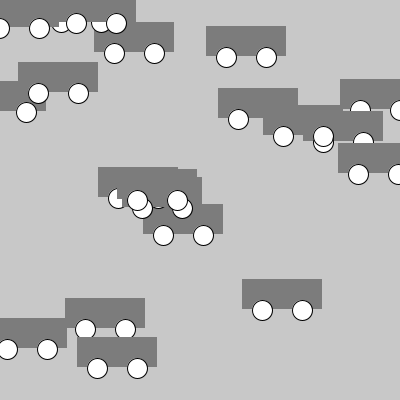
Frame 1 (no input)
Frame 60 (the mouse pressed at the canvas centre just before this capture): identical to frame 1, image omitted
Frame 120 (the mouse held since frame 60 and released just before this capture): identical to frame 1, image omitted

The Processing sketch that drew this single still picture (run headless with seeded random() and noise(); from frame 60 on, the mouse is pressed at the canvas centre):

// Processing sketch: Es_1_6_7
// ── Es_1_6_7.pde
Car c[] = new Car [20];

void setup(){
  size(400, 400);
  for(int i=0; i<20; i++){
    c[i] = new Car((int)random(width), (int)random(height));
  }
}

void draw(){
  background(200);
  for(int j=0; j<c.length; j++){
    c[j].draw();
  }
}
// ── Car.pde
class Car{
  private int x;
  private int y;
  
  public Car(int x, int y){
    this.x = x;
    this.y = y;
  }
  
  public void position(int x, int y){
    this.x = x;
    this.y = y;
  }
  
  public void draw(){
    noStroke();
    rectMode(CENTER);
    fill(124);
    rect(x, y, 80, 30); 
    fill(255);
    stroke(0);
    ellipse(x+20, y+16, 20, 20);
    ellipse(x-20, y+16, 20, 20);
  }
}
